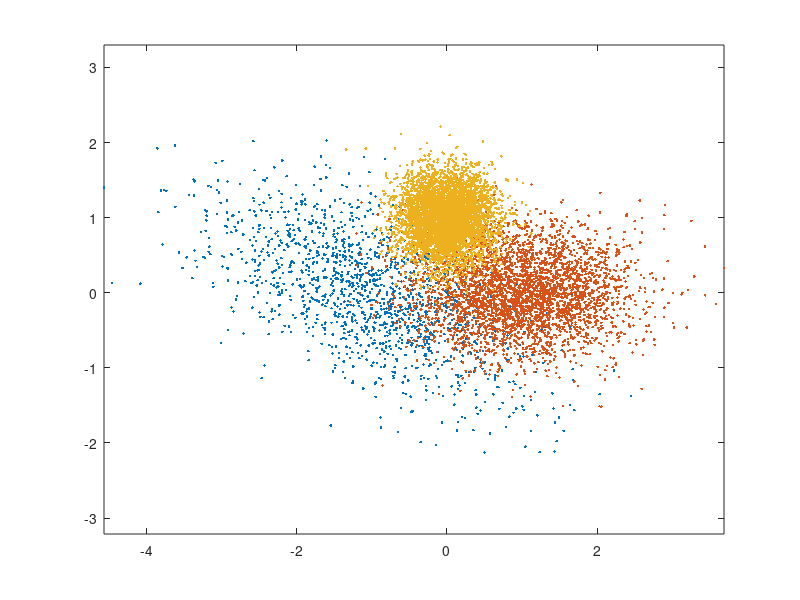

The MATLAB script that drew this image: (Note: this script raises an error after producing the figure.)
%% Midterm Exam, Question 1
% EECE5644
% Code generated by Benjamin Gincley
% 13 October 2019
%% Question 1
rng(5);
%% Generate Data
m(:,1) = [-1;0]; Sigma(:,:,1) = 0.1*[10 -4;-4,5]; % mean and covariance of data pdf conditioned on label 3
m(:,2) = [1;0]; Sigma(:,:,2) = 0.1*[5 0;0,2]; % mean and covariance of data pdf conditioned on label 2
m(:,3) = [0;1]; Sigma(:,:,3) = 0.1*eye(2); % mean and covariance of data pdf conditioned on label 1
classPriors = [0.15,0.35,0.5]; thr = [0,cumsum(classPriors)];
N = 10000; u = rand(1,N); labels = zeros(1,N); x = zeros(2,N);
figure(1),clf, colorList = ['r','b','g'];
n_samples = zeros(1,3);
for l = 1:3
    indices = find(thr(l)<=u & u<thr(l+1)); % if u happens to be precisely 1, that sample will get omitted - needs to be fixed
    n_samples(:,l) = size(indices,2);
    labels(1,indices) = l*ones(1,length(indices));
    x(:,indices) = mvnrnd(m(:,l),Sigma(:,:,l),length(indices))';
    figure(1), plot(x(1,indices),x(2,indices),'.','MarkerFaceColor',colorList(l)); axis equal, hold on,
end
%% Classifier - Bayes
% likelihood1 = mvnpdf(x(:,labels==1)',m(:,1)',Sigma(:,:,1));
% likelihood2 = mvnpdf(x(:,labels==2)',m(:,2)',Sigma(:,:,2));
% likelihood3 = mvnpdf(x(:,labels==3)',m(:,3)',Sigma(:,:,3));
likelihood1 = mvnpdf(x',m(:,1)',Sigma(:,:,1));
likelihood2 = mvnpdf(x',m(:,2)',Sigma(:,:,2));
likelihood3 = mvnpdf(x',m(:,3)',Sigma(:,:,3));

% figure()
% hold on
% % scatter(1:n_samples(1),likelihood1)
% % scatter(n_samples(1)+1:n_samples(1)+n_samples(2),likelihood2)
% % scatter(n_samples(1)+n_samples(2)+1:n_samples(1)+n_samples(2)+n_samples(3),likelihood3)
% scatter(1:N,likelihood1)
% scatter(1:N,likelihood2)
% scatter(1:N,likelihood3)
Posterior(:,1) = likelihood1 * classPriors(1);
Posterior(:,2) = likelihood2 * classPriors(2);
Posterior(:,3) = likelihood3 * classPriors(3);
[val, MAP_predict] = max(Posterior,[],2);
MAP_predict = MAP_predict';
tot_loss_MAP = sum(MAP_predict ~= labels)/N;

%% Naive Bayes
cp = cvpartition(labels,'Holdout',0.3);
trainidx = cp.training';
testidx = cp.test';
trainData = x(:,trainidx)';
testData = x(:,testidx)';
trainLabels = labels(:,trainidx)';
testLabels = labels(:,testidx)';

nbclassifier = fitcnb(trainData,trainLabels,'Prior',classPriors);
predictions = predict(nbclassifier,testData);

resubloss = resubLoss(nbclassifier);
testloss = sum(predictions ~= testLabels)/N;
fullPredictions = predict(nbclassifier,x');
tot_loss_NB = sum(fullPredictions ~= labels')/N
incorrectLabels = fullPredictions ~= labels';
figure()
cmChart = confusionchart(labels',fullPredictions);
cm = confusionmat(labels',fullPredictions)' % flipped so true labels are columns
%% Plot
figure(); hold on;
scatter(x(1,labels==1),x(2,labels==1),'k+')
scatter(x(1,labels==2),x(2,labels==2),'g+')
scatter(x(1,labels==3),x(2,labels==3),'b+')
scatter(x(1,fullPredictions==1),x(2,fullPredictions==1),'ko')
scatter(x(1,fullPredictions==2),x(2,fullPredictions==2),'go')
scatter(x(1,fullPredictions==3),x(2,fullPredictions==3),'bo')
scatter(x(1,incorrectLabels==1),x(2,incorrectLabels==1),'rx')
lgd = legend('True Class 1', 'True Class 2', 'True Class 3', 'Predicted Class 1', ...
    'Predicted Class 2', 'Predicted Class 3','Misclassified');
lgd.Location = 'southwest';
xlabel('x1')
ylabel('x2')
title(sprintf('Bayes Classifier Predictions for 3-Class Multivariate Distribution. Error Rate = %.3f', tot_loss_NB))